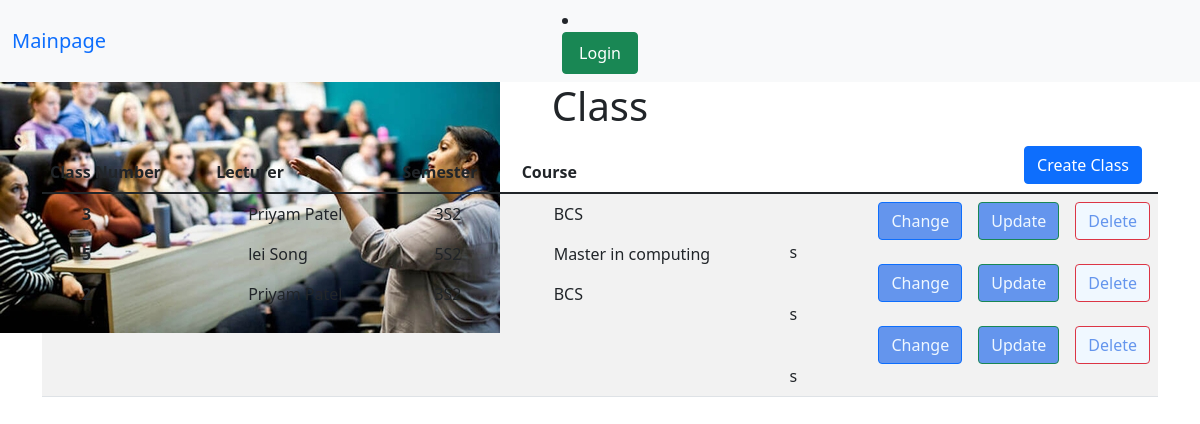
The page /listclasses/ on the database its author committed.
### gradebook/models.py (models this page shows, shortened)
class Class(models.Model):
    number = models.PositiveIntegerField(null=False, blank=False)
    semester = models.ForeignKey(Semester, on_delete=models.CASCADE)
    course = models.ForeignKey(Course, on_delete=models.CASCADE)
    lecturer = models.ForeignKey(Lecturer,  on_delete=models.SET_NULL, blank=True, null=True)

class Lecturer(models.Model):
    user = models.OneToOneField(User, null= True, blank=True,on_delete=models.CASCADE )
    staffID = models.PositiveIntegerField(unique=True,null=False,blank= False)
    last_Name = models.CharField(max_length=50, null=False, blank=False)
    first_Name = models.CharField(max_length=50, null=False, blank=False)
    email = models.EmailField(max_length=254, null=False, blank=False)
    course = models.ForeignKey(Course,blank=True, null=True, on_delete=models.SET_NULL)
    dateOfBirth = models.DateField(null=False, blank=False)
    def __str__(self):
        return self.first_Name+" " +self.last_Name

class Semester(models.Model):
    SEMESTERS = [
        ('S1', 'S1'),
        ('S2', 'S2'),
    ]
    current_year = int(datetime.now().year)
    year = models.PositiveIntegerField(validators=[MaxValueValidator(9999)], null=False, blank=False)
    semester = models.CharField(choices=SEMESTERS, max_length=2, default='S1')
    courses = models.ManyToManyField(Course, blank=True)
    def __str__(self):
        return str(self.year)+""+str(self.semester)

class Course(models.Model):
    code = models.CharField(max_length=30, null=False, blank=False, unique=True)
    name = models.CharField(max_length=120, null=False, blank=False)
    def __str__(self):
        return self.name

### gradebook/views.py (the view)
# urls.py: path("listclasses/", class_list.as_view(), name="list_classes"),
class class_list(ListView):
    model = Class
    template_name = 'Classes/classList.html'

### templates/Classes/classList.html (shortened to what this page needs)
{% extends "base.html" %}
{% block content %}
    <h1 align="center">Class</h1>
    <table class="table table-striped">
        <thead>
        <tr>
            <th scope="col">Class Number</th>
            <th scope="col">Lecturer</th>
            <th scope="col">Semester</th>
            <th scope="col">Course</th>
            <th scope="col">
                <div class="d-grid gap-2 d-md-flex justify-content-md-end">
                    <a href="{% url "create_classes" %}" class="btn btn-primary me-md-2" type="button">Create Class</a>
                </div>
            </th>
        </tr>
        </thead>
        <tbody>
        <tr>
            <th scope="row">{% for Class in object_list %}
                <ul>{{ Class.number }}</ul>
            {% endfor %}</th>
            <td>{% for Class in object_list %}
                <ul>{{ Class.lecturer }}
                </ul>
            {% endfor %}
            </td>
            <td>{% for Class in object_list %}
                <ul>{{ Class.semester}}</ul>
            {% endfor %}</td>
            <td>{% for Class in object_list %}
                <ul>{{ Class.course}}</ul>
            {% endfor %}</td>
            <td> {% for Class in object_list %}
                <div class="d-grid gap-2 d-md-flex justify-content-md-end">
                {% if Class.lecturer %}
                    <a href="{% url "assign_lecturer" Class.id %}" class="btn btn-primary me-md-2" style="background-color: cornflowerblue; color: aliceblue;">Change</a>
                {% else %}
                     <a href="{% url "assign_lecturer" Class.id %}" class="btn btn-primary me-md-2">Allocate the lecturer</a>
        {% endif %}
                    <a href="{% url "update_classes"  Class.id %}" class="btn btn-success me-md-2"
                       type="button" style="background-color: cornflowerblue; color: aliceblue;">Update</a>
                    <a href="{% url "delete_classes"  Class.id %}" class="btn btn-danger" type="button" style="background-color: aliceblue;color: cornflowerblue;">Delete</a>
                </div>s
            {% endfor %} </td>
        </tr>
        </tbody>
    </table>
{% endblock %}

### templates/base.html (shortened to what this page needs)
<!DOCTYPE html>
<html lang="en">
<head>
    <link href="https://cdn.jsdelivr.net/npm/bootstrap@5.1.3/dist/css/bootstrap.min.css" rel="stylesheet"
>
</head>
<body style="background-image: url('500.jpg');background-repeat: no-repeat">
<nav class="navbar navbar-expand-lg bg-light">
    <div class="container-fluid">
        <a class="navbar-brand" href="{% url 'home' %}">Mainpage</a>
        <div class="collapse navbar-collapse" id="navbarSupportedContent">
            {% if user.is_authenticated %}
                <ul class="navbar-nav me-auto mb-2 mb-lg-0">
                    <li class="nav-item">
                        <a class="nav-link" aria-current="page" href="{% url 'semesters_gradebook' %}">gradebook page</a>
                    </li>
                 {% if user.groups.all.0.name == 'admin' %}
                    <li class="nav-item dropdown">
                        <a class="nav-link dropdown-toggle" href="#" id="navbarDropdown" role="button"
                           data-bs-toggle="dropdown" aria-expanded="false">
                            Dropdown
                        </a>
                        <ul class="dropdown-menu" aria-labelledby="navbarDropdown">
                            <li><a class="dropdown-item" href="{% url "list_course" %}">Course</a></li>
                            <li>
                                <hr class="dropdown-divider">
                            </li>
                            <li><a class="dropdown-item" href="{% url "list_semester" %}">Semester</a></li>
                            <li>
                                <hr class="dropdown-divider">
                            </li>
                            <li><a class="dropdown-item" href="{% url "list_lecturer" %}">Lecturer</a></li>
                            <hr class="dropdown-divider">
                            </li>
                            <li><a class="dropdown-item" href="{% url "list_classes" %}">Class</a></li>
                            <li>
                                <hr class="dropdown-divider">
                            </li>
                            <li><a class="dropdown-item" href="{% url "list_students" %}">Students</a></li>
                            <li>
                         {% endif %}
                        </ul>
                    </li>
                </ul>
                <form class="form-inline my-2 my-lg-0">
                <ul class="navbar-nav ml-auto">
                    <li class="nav-item"><div class="nav-link">Current user: {{ user.username }} - </div></li>
                    <li class="nav-item" style="margin-right: 550px;">
                        <a class="nav-link " style="background-color: dodgerblue;color: white;" aria-current="page"
                           href="{% url 'logout' %}">Logout</a>
                    </li>
                    {% else %}
                    <li class="nav-item" style="margin-right: 550px;">
                        <a class="nav-link btn btn-success" style="color: white" aria-current="page"
                           href="{% url 'login' %}" style=" background-color: green; color: aliceblue">Login</a>
                    </li>
            {% endif %}
        </div>
    </div>
</nav>
<div class="container">
    {% block content %}
    {% endblock %}
</div>
</body>
</html>

### rows shown on the page
Class: number "3", lecturer "Priyam Patel", semester "3S2", course "BCS", shows "Change"
Class: number "5", lecturer "lei Song", semester "5S2", course "Master in computing", shows "Change"
Class: number "2", lecturer "Priyam Patel", semester "3S2", course "BCS", shows "Change"
